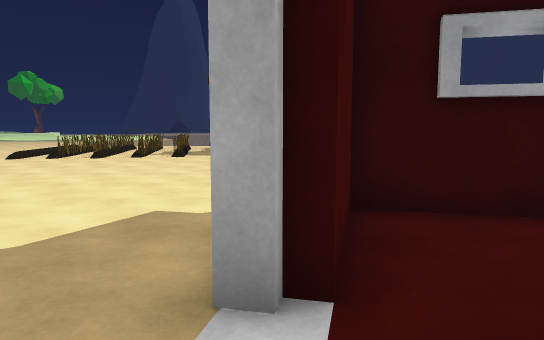
view 1 (above)

20 first-person views from a walk through a 3-D level made in the Unity game engine. The camera is 1.2 m above the floor, tilts 6° down and sees 70° across. The floor is counted in squares, 1 m on a side. Each view is taken from the middle of a square. On the plan, view 1 faces up. The plan holds only what a view shows up to about 15 squares ahead; the rest is blank. The place goes on beyond the plan. The player character is not drawn. Some animated figures are left out. Some surface patterns are stand-ins.

view 2
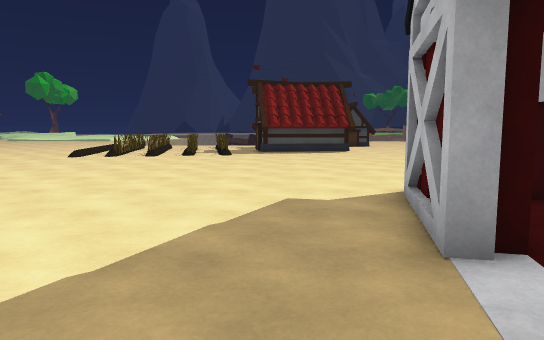

view 3
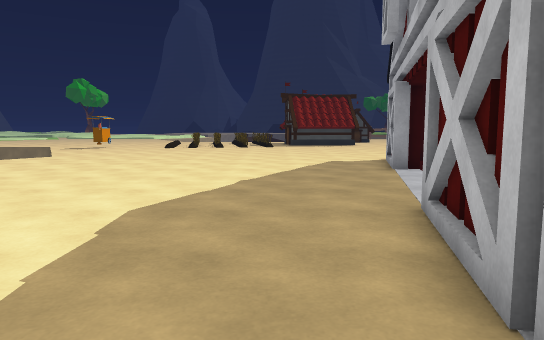

view 4
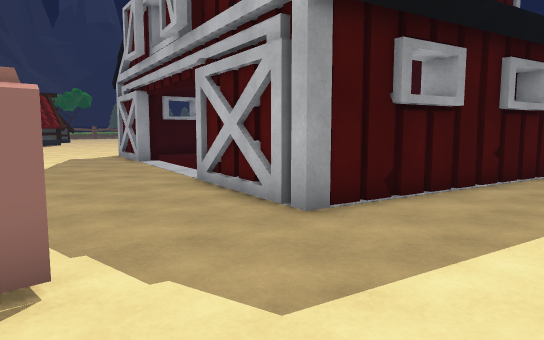

view 5
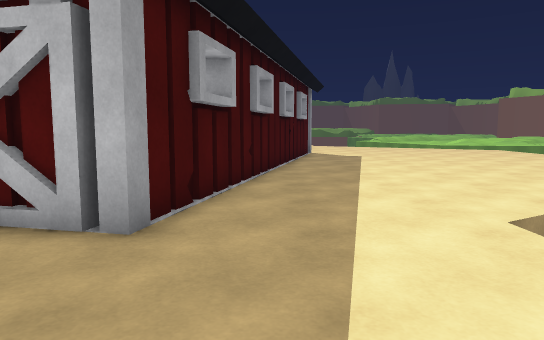

view 6
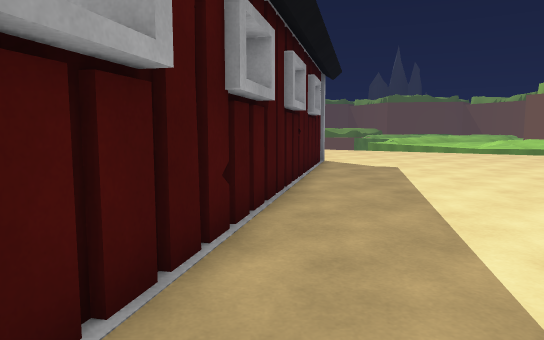

view 7
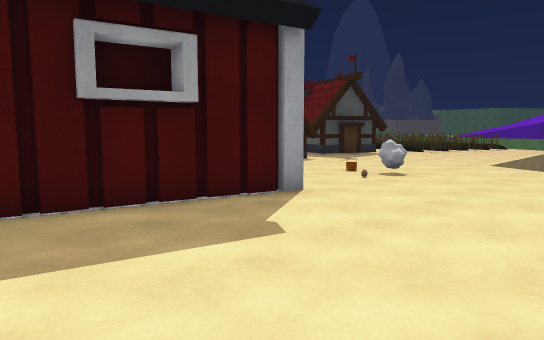

view 8
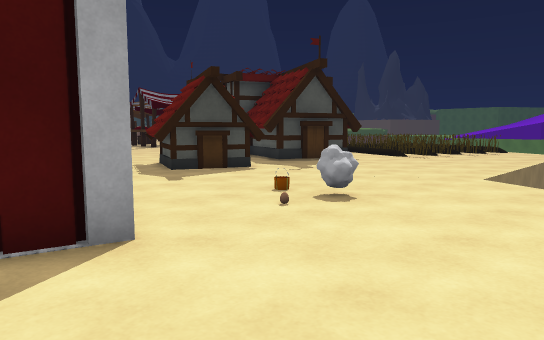

view 9
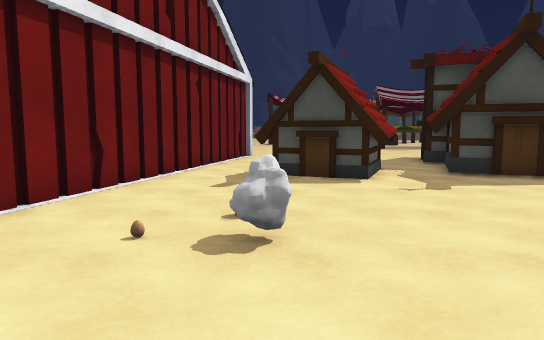

view 10
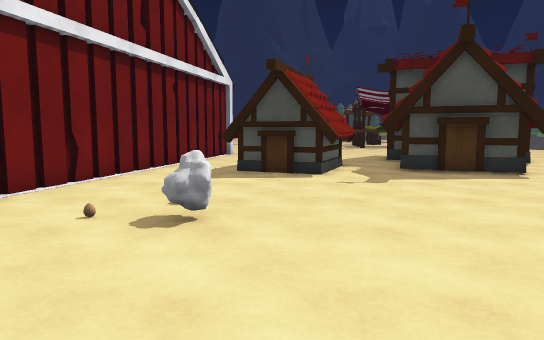

view 11
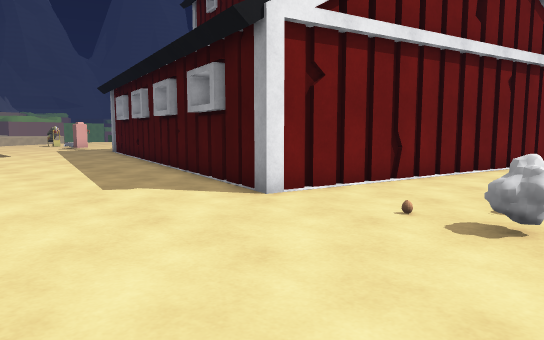

view 12
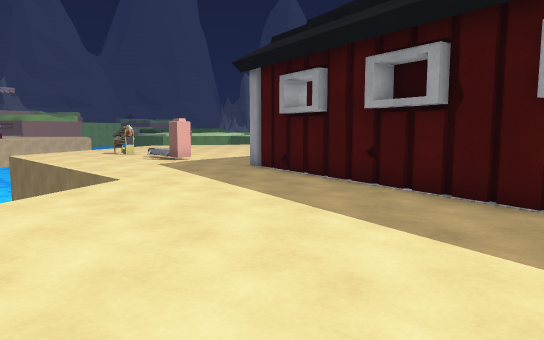

view 13
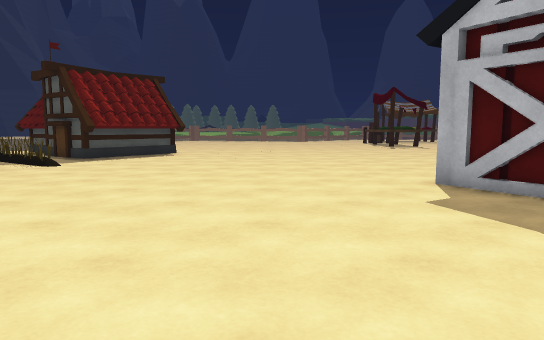

view 14
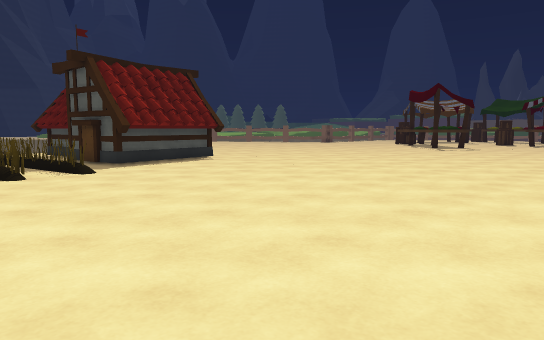

view 15
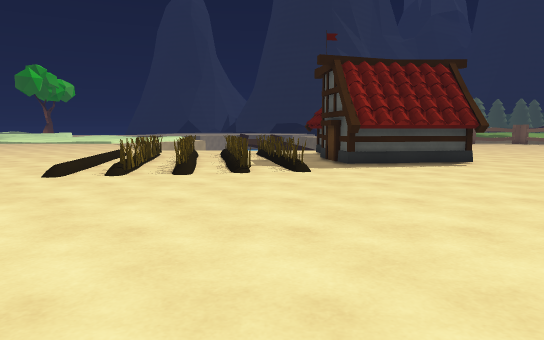

view 16
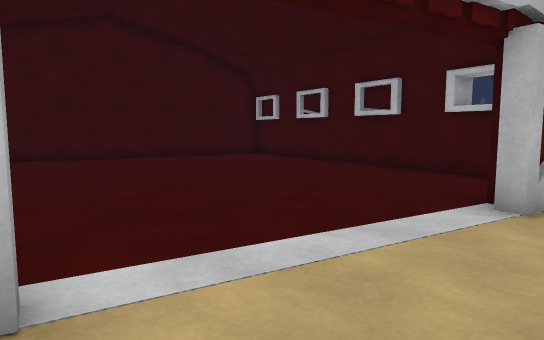

view 17
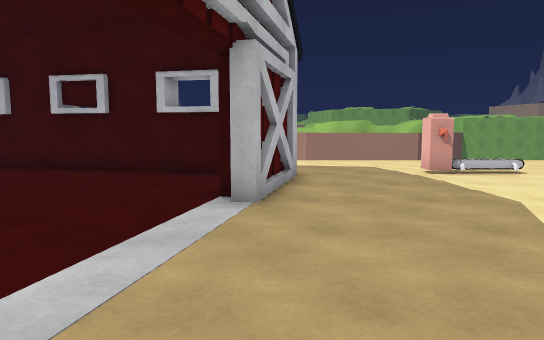

view 18
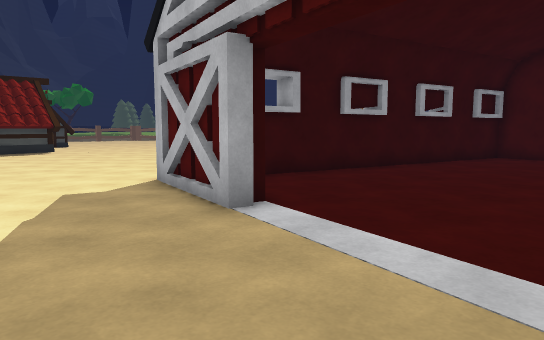

view 19
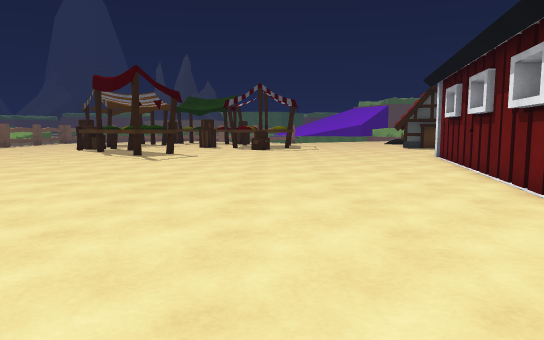

view 20
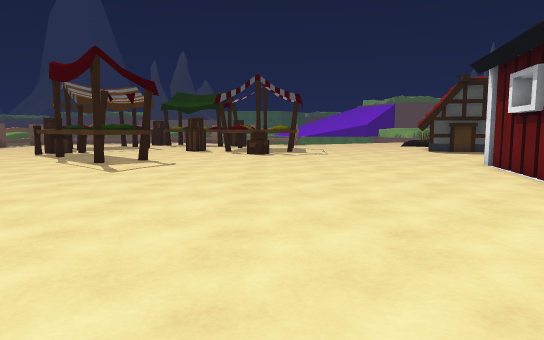

### Floor plan
Key: @ floor where view 1 was taken; # wall or solid block; . floor; = window, fence, low wall or low ledge; ≈ water the walk keeps out of; B barn; O other object.
Columns run from 8 left of view 1 to 26 right of it. Each row starts with its distance up from view 1.
 21 == = #     ...
 20 ====.### ##...       ..  ..
 19 =#===.#####..       ... ...
 18 ===.=.......      ........#
 17 ===.=.......     ........##
 16 ............   ..........##
 15 ............. ............#
 14 ...........................
 13 ...........................
 12 ...........................
 11 ...........................
 10 ...........................
  9 ...........................
  8 ...........................
  7 ...........................
  6 .........BBBB..............
  5 ........B# BBBBBB..........
  4 ........BB     BBBBBBB.....
  3 ........B           BBBBB..
  2 .........             BB
  1 ........              B
  0 ........@            B #.     .#
 -1 ........             B #.    ..#
 -2 ........             B B...  . #
 -3 ......B              B#..####.##
 -4 ......BB              #..#######
 -5 ......BB              #..####.####
 -6 ......B               B....##....#
 -7 .O...BBBB            #B..........
 -8 .OO....BBBBBB        #............
 -9  ..........BBBBBB    #.............
-10 ...............BB#BB#B...O.........
-11 ....................BB..OO.........
-12 ≈≈≈≈≈≈≈......................≈≈≈≈≈≈
-13       ≈......................≈
-14        ≈....................≈
-15         ..................
-16            ...........    .

Where each view was taken, in squares from view 1:
view 1: 0 up, 0 right, facing up
view 2: 1 down, 2 left, facing up
view 3: 9 down, 4 left, facing up
view 4: 11 down, 7 left, facing up-right
view 5: 9 down, 7 left, facing right
view 6: 9 down, 2 left, facing right
view 7: 16 down, 7 right, facing up-right
view 8: 15 down, 11 right, facing up-right
view 9: 15 down, 17 right, facing up
view 10: 16 down, 18 right, facing up
view 11: 16 down, 18 right, facing up-left
view 12: 16 down, 7 right, facing up-left
view 13: 3 up, 8 left, facing up-right
view 14: 6 up, 8 left, facing up-right
view 15: 6 up, 5 left, facing up
view 16: 3 up, 3 left, facing down-right
view 17: 3 up, 2 left, facing down
view 18: 2 down, 4 left, facing up-right
view 19: 10 up, 1 left, facing right
view 20: 10 up, 3 right, facing right
